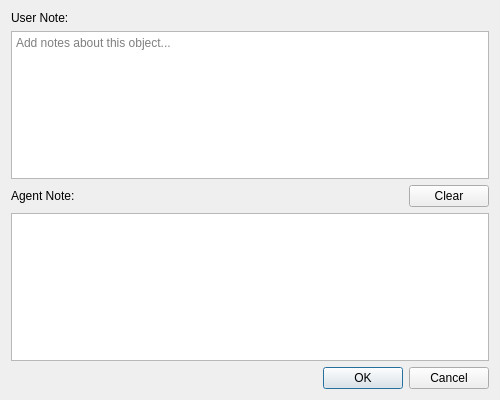
<?xml version="1.0" encoding="UTF-8"?>
<ui version="4.0">
 <comment>
  Q Light Controller Plus
  notesdialog.ui

  Copyright (c) Marcus Williford

  Licensed under the Apache License, Version 2.0 (the &quot;License&quot;);
  you may not use this file except in compliance with the License.
  You may obtain a copy of the License at

      http://www.apache.org/licenses/LICENSE-2.0.txt

  Unless required by applicable law or agreed to in writing, software
  distributed under the License is distributed on an &quot;AS IS&quot; BASIS,
  WITHOUT WARRANTIES OR CONDITIONS OF ANY KIND, either express or implied.
  See the License for the specific language governing permissions and
  limitations under the License.
 </comment>
 <class>NotesDialog</class>
 <widget class="QDialog" name="NotesDialog">
  <property name="geometry">
   <rect>
    <x>0</x>
    <y>0</y>
    <width>500</width>
    <height>400</height>
   </rect>
  </property>
  <property name="windowTitle">
   <string>Notes</string>
  </property>
  <layout class="QVBoxLayout" name="verticalLayout">
   <item>
    <widget class="QLabel" name="m_userNoteLabel">
     <property name="text">
      <string>User Note:</string>
     </property>
    </widget>
   </item>
   <item>
    <widget class="QPlainTextEdit" name="m_userNoteEdit">
     <property name="placeholderText">
      <string>Add notes about this object...</string>
     </property>
    </widget>
   </item>
   <item>
    <layout class="QHBoxLayout" name="agentNoteHeaderLayout">
     <item>
      <widget class="QLabel" name="m_agentNoteLabel">
       <property name="text">
        <string>Agent Note:</string>
       </property>
      </widget>
     </item>
     <item>
      <spacer name="horizontalSpacer">
       <property name="orientation">
        <enum>Qt::Orientation::Horizontal</enum>
       </property>
       <property name="sizeHint" stdset="0">
        <size>
         <width>40</width>
         <height>20</height>
        </size>
       </property>
      </spacer>
     </item>
     <item>
      <widget class="QPushButton" name="m_clearAgentNoteButton">
       <property name="toolTip">
        <string>Clear the agent's note</string>
       </property>
       <property name="text">
        <string>Clear</string>
       </property>
      </widget>
     </item>
    </layout>
   </item>
   <item>
    <widget class="QPlainTextEdit" name="m_agentNoteEdit">
     <property name="readOnly">
      <bool>true</bool>
     </property>
    </widget>
   </item>
   <item>
    <widget class="QDialogButtonBox" name="m_buttonBox">
     <property name="orientation">
      <enum>Qt::Orientation::Horizontal</enum>
     </property>
     <property name="standardButtons">
      <set>QDialogButtonBox::StandardButton::Cancel|QDialogButtonBox::StandardButton::Ok</set>
     </property>
    </widget>
   </item>
  </layout>
 </widget>
 <resources/>
 <connections>
  <connection>
   <sender>m_buttonBox</sender>
   <signal>accepted()</signal>
   <receiver>NotesDialog</receiver>
   <slot>accept()</slot>
   <hints>
    <hint type="sourcelabel">
     <x>248</x>
     <y>254</y>
    </hint>
    <hint type="destinationlabel">
     <x>157</x>
     <y>274</y>
    </hint>
   </hints>
  </connection>
  <connection>
   <sender>m_buttonBox</sender>
   <signal>rejected()</signal>
   <receiver>NotesDialog</receiver>
   <slot>reject()</slot>
   <hints>
    <hint type="sourcelabel">
     <x>316</x>
     <y>260</y>
    </hint>
    <hint type="destinationlabel">
     <x>286</x>
     <y>274</y>
    </hint>
   </hints>
  </connection>
 </connections>
</ui>
